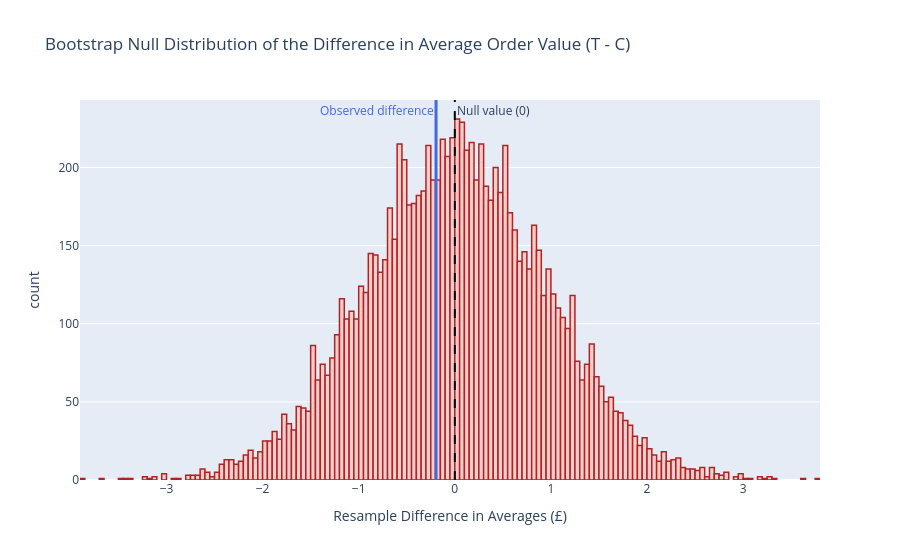

Notebook source saved alongside this figure:
### Code cell
# Visualize the null distribution and the observed test statistic
fig = px.histogram(null_diffs,
                   title = "Bootstrap Null Distribution of the Difference in Average Order Value (T - C)",
                   labels = {"value":"Resample Difference in Averages (£)"},
                   height = 550)

fig.update_traces(showlegend = False,
                  marker_color = "#F8CECC",
                  marker_line_color = "firebrick",
                  marker_line_width = 1.5)

fig.add_vline(x = 0,
              line_width = 2,
              line_dash = "dash",
              line_color = "black",
              annotation_text = "Null value (0)",
              annotation_position = "top right")

fig.add_vline(x = observed_diff,
              line_width = 3,
              line_dash = "solid",
              line_color = "royalblue",
              annotation_text = "Observed difference",
              annotation_position = "top left",
              annotation_font_color = "royalblue")

### Figure 1 — Plotly figure (JSON) as saved in the notebook; plotly's stock layout.template omitted (floating-point values rounded to 4 significant figures; data arrays with more than 128 entries replaced by an {"elided": "..."} marker saying what was removed)
{"data": [{"alignmentgroup": "True", "bingroup": "x", "hovertemplate": "variable=0<br>Resample Difference in Averages (£)=%{x}<br>count=%{y}<extra></extra>", "legendgroup": "0", "marker": {"color": "#F8CECC", "line": {"color": "firebrick", "width": 1.5}, "pattern": {"shape": ""}}, "name": "0", "offsetgroup": "0", "orientation": "v", "showlegend": false, "type": "histogram", "x": {"elided": "10000 float values"}, "xaxis": "x", "yaxis": "y"}], "layout": {"annotations": [{"showarrow": false, "text": "Null value (0)", "x": 0, "xanchor": "left", "xref": "x", "y": 1, "yanchor": "top", "yref": "y domain"}, {"font": {"color": "royalblue"}, "showarrow": false, "text": "Observed difference", "x": -0.1953, "xanchor": "right", "xref": "x", "y": 1, "yanchor": "top", "yref": "y domain"}], "autosize": true, "barmode": "relative", "legend": {"title": {"text": "variable"}, "tracegroupgap": 0}, "shapes": [{"line": {"color": "black", "dash": "dash", "width": 2}, "type": "line", "x0": 0, "x1": 0, "xref": "x", "y0": 0, "y1": 1, "yref": "y domain"}, {"line": {"color": "royalblue", "dash": "solid", "width": 3}, "type": "line", "x0": -0.1953, "x1": -0.1953, "xref": "x", "y0": 0, "y1": 1, "yref": "y domain"}], "title": {"text": "Bootstrap Null Distribution of the Difference in Average Order Value (T - C)"}, "xaxis": {"anchor": "y", "autorange": true, "domain": [0, 1], "range": [-3.9, 3.8], "title": {"text": "Resample Difference in Averages (£)"}, "type": "linear"}, "yaxis": {"anchor": "x", "autorange": true, "domain": [0, 1], "range": [0, 243.2], "title": {"text": "count"}}}}
